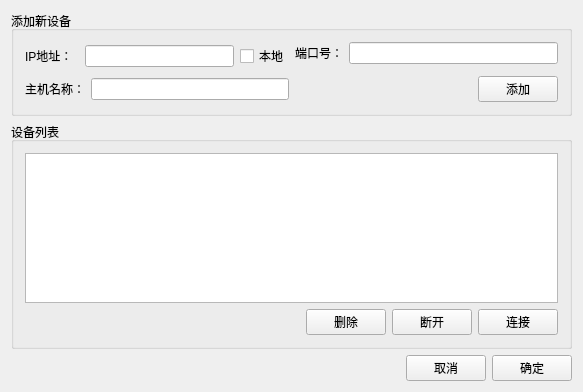
<?xml version="1.0" encoding="UTF-8"?>
<ui version="4.0">
 <class>ConnectSettingClass</class>
 <widget class="QWidget" name="ConnectSettingClass">
  <property name="geometry">
   <rect>
    <x>0</x>
    <y>0</y>
    <width>583</width>
    <height>392</height>
   </rect>
  </property>
  <property name="sizePolicy">
   <sizepolicy hsizetype="Minimum" vsizetype="Preferred">
    <horstretch>0</horstretch>
    <verstretch>0</verstretch>
   </sizepolicy>
  </property>
  <property name="minimumSize">
   <size>
    <width>583</width>
    <height>0</height>
   </size>
  </property>
  <property name="windowTitle">
   <string>QJW_ConnectSetting</string>
  </property>
  <layout class="QHBoxLayout" name="horizontalLayout_6">
   <item>
    <layout class="QVBoxLayout" name="verticalLayout_2" stretch="0,8,1">
     <item>
      <widget class="QGroupBox" name="groupBox_2">
       <property name="sizePolicy">
        <sizepolicy hsizetype="Preferred" vsizetype="Minimum">
         <horstretch>0</horstretch>
         <verstretch>0</verstretch>
        </sizepolicy>
       </property>
       <property name="minimumSize">
        <size>
         <width>0</width>
         <height>80</height>
        </size>
       </property>
       <property name="title">
        <string>添加新设备</string>
       </property>
       <layout class="QVBoxLayout" name="verticalLayout_3">
        <item>
         <layout class="QGridLayout" name="gridLayout">
          <item row="2" column="0">
           <layout class="QHBoxLayout" name="horizontalLayout_8">
            <item>
             <widget class="QLabel" name="label_2">
              <property name="text">
               <string>主机名称：</string>
              </property>
             </widget>
            </item>
            <item>
             <widget class="QLineEdit" name="edtClientName"/>
            </item>
           </layout>
          </item>
          <item row="0" column="1">
           <layout class="QHBoxLayout" name="horizontalLayout_5">
            <item>
             <widget class="QLabel" name="label_4">
              <property name="text">
               <string>端口号：</string>
              </property>
             </widget>
            </item>
            <item>
             <widget class="QLineEdit" name="edtPort"/>
            </item>
           </layout>
          </item>
          <item row="0" column="0" rowspan="2">
           <layout class="QHBoxLayout" name="horizontalLayout_3">
            <item>
             <widget class="QLabel" name="label">
              <property name="text">
               <string>IP地址：  </string>
              </property>
             </widget>
            </item>
            <item>
             <layout class="QHBoxLayout" name="horizontalLayout_4"/>
            </item>
            <item>
             <widget class="QLineEdit" name="edtIP"/>
            </item>
            <item>
             <widget class="QCheckBox" name="chkLocal">
              <property name="text">
               <string>本地</string>
              </property>
             </widget>
            </item>
           </layout>
          </item>
          <item row="2" column="1" alignment="Qt::AlignRight">
           <widget class="QPushButton" name="btnAdd">
            <property name="sizePolicy">
             <sizepolicy hsizetype="Fixed" vsizetype="Fixed">
              <horstretch>0</horstretch>
              <verstretch>0</verstretch>
             </sizepolicy>
            </property>
            <property name="text">
             <string>添加</string>
            </property>
           </widget>
          </item>
         </layout>
        </item>
       </layout>
      </widget>
     </item>
     <item>
      <widget class="QGroupBox" name="groupBox">
       <property name="title">
        <string>设备列表</string>
       </property>
       <layout class="QHBoxLayout" name="horizontalLayout_7">
        <item>
         <layout class="QVBoxLayout" name="verticalLayout">
          <item>
           <widget class="QTableView" name="tblClient"/>
          </item>
          <item>
           <layout class="QHBoxLayout" name="horizontalLayout_2">
            <item>
             <spacer name="horizontalSpacer">
              <property name="orientation">
               <enum>Qt::Horizontal</enum>
              </property>
              <property name="sizeHint" stdset="0">
               <size>
                <width>40</width>
                <height>20</height>
               </size>
              </property>
             </spacer>
            </item>
            <item>
             <widget class="QPushButton" name="btnDel">
              <property name="text">
               <string>删除</string>
              </property>
             </widget>
            </item>
            <item>
             <widget class="QPushButton" name="btnDisconnect">
              <property name="text">
               <string>断开</string>
              </property>
             </widget>
            </item>
            <item>
             <widget class="QPushButton" name="btnConnect">
              <property name="text">
               <string>连接</string>
              </property>
             </widget>
            </item>
           </layout>
          </item>
         </layout>
        </item>
       </layout>
      </widget>
     </item>
     <item>
      <layout class="QHBoxLayout" name="horizontalLayout">
       <item>
        <spacer name="horizontalSpacer_2">
         <property name="orientation">
          <enum>Qt::Horizontal</enum>
         </property>
         <property name="sizeHint" stdset="0">
          <size>
           <width>40</width>
           <height>20</height>
          </size>
         </property>
        </spacer>
       </item>
       <item>
        <widget class="QPushButton" name="btnCancel">
         <property name="text">
          <string>取消</string>
         </property>
        </widget>
       </item>
       <item>
        <widget class="QPushButton" name="btnOk">
         <property name="text">
          <string>确定</string>
         </property>
        </widget>
       </item>
      </layout>
     </item>
    </layout>
   </item>
  </layout>
 </widget>
 <layoutdefault spacing="6" margin="11"/>
 <resources/>
 <connections/>
</ui>
